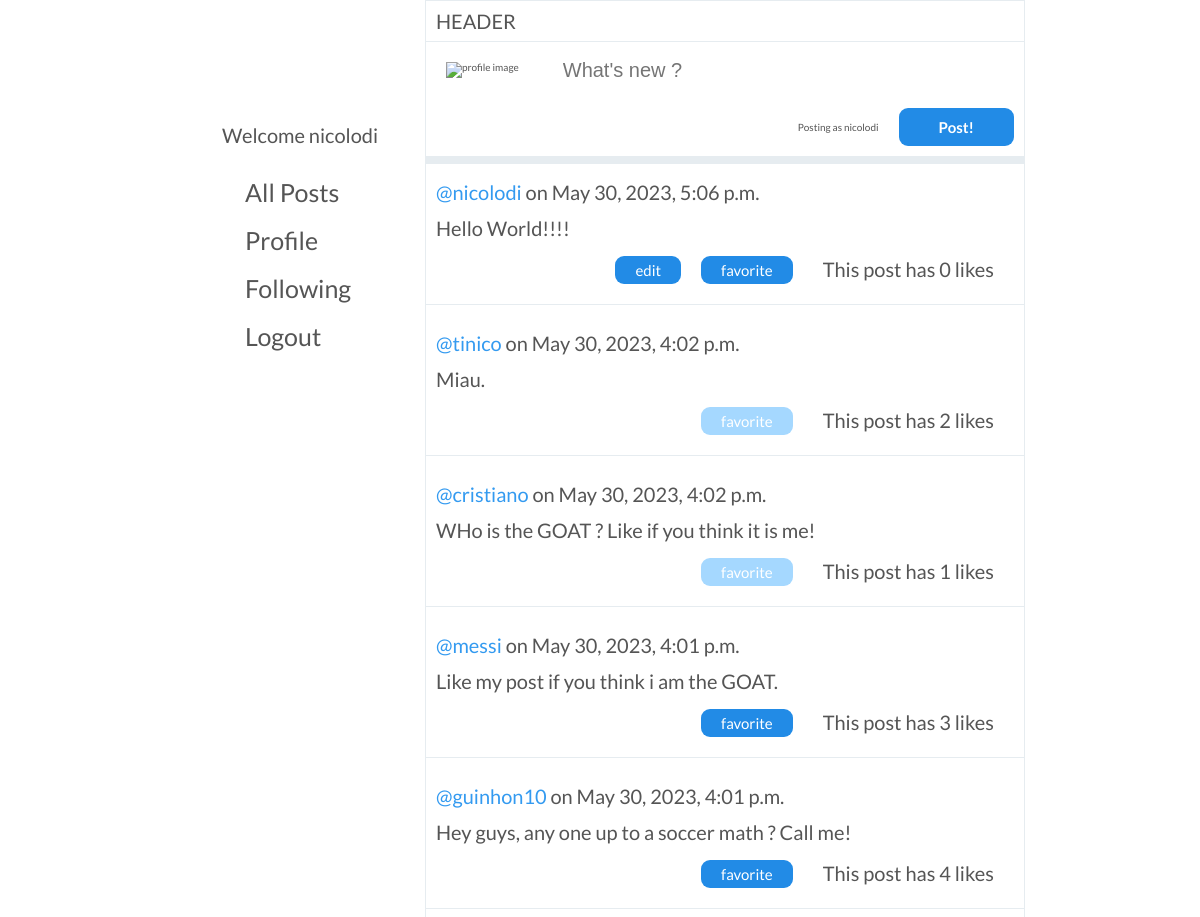
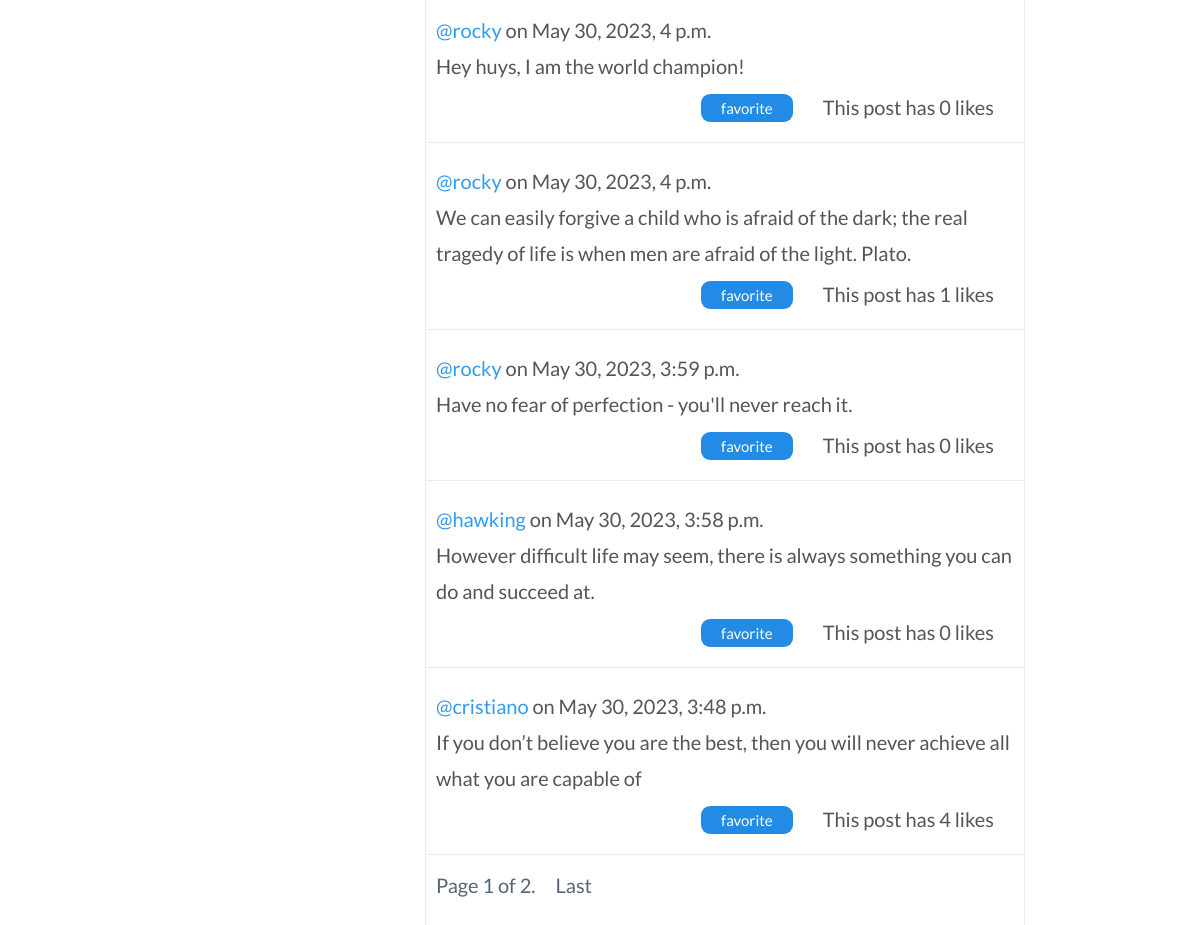
Screenshot of / (signed in) with the database file from the repository (2 pictures, top to bottom).
### network/models.py (models this page shows)
class User(AbstractUser):
    pass

class Post(models.Model):
    user = models.ForeignKey(User, on_delete=models.CASCADE, related_name="user_posts", verbose_name="Post User")
    text = models.CharField(max_length=280, verbose_name="Post Text")
    datetime = models.DateTimeField(auto_now_add=True)
    likes = models.ManyToManyField(User, blank=True, related_name="user_liked_posts", verbose_name="Post Likes")
    """
    def serialize(self):
        return {
            "author": self.user.username,
            "text": self.text,
            "datetime": self.datetime.strftime("%b %d %Y, %I:%M %p"),
            "likes": self.likes,
        }
 """

### network/views.py (the view)
# urls.py: path("", views.index, name="index"),
def index(request):
    user = request.user
    p = Paginator(Post.objects.all().order_by("-datetime"), 10)
    page = request.GET.get('page')
    posts = p.get_page(page)
    return render(request, "network/index.html", {
        "posts": posts,
        "show_new":True,
    })

### network/templates/network/index.html (shortened to what this page needs)
{% extends "network/layout.html" %}
{% load static %}
{% block body %}
    <main class="content">
        <div class="content_header">
            <h1>
                HEADER
            </h1>
        </div>
        {% if user.is_authenticated and show_new %}
        <div class="create_post">
            <form action="/posts" method="POST">
                <div class="div_post_text">
                    <img class = "profile_img" src="https://encrypted-tbn0.gstatic.com/images?q=tbn:ANd9GcTu51XqkERN4KCU2HF526phPswwmMY9qjexFA&usqp=CAU" alt="profile image">
                    <input class="input_post_text" name="text" type="text" placeholder="What's new ?">
                </div>
                <div class="post_buttons">
                    <p>Posting as {{request.user.username}}</p>
                    <button type="submit" class="post_btn">Post!</button>
                </div>
            </form>
        </div>
        {% endif %}
        <div class="content-body">
            {% for p in posts %}
                <div class="post_div" id="{{post.id}}">
                    <div class="post_details" id={{p.user.username}}>
                        <p><a href="/profile/{{p.user.username}}" class="profile_link">@{{p.user.username}} </a> on {{p.datetime}}</p>
                    </div>
                    <div id="post_text_{{p.id}}" class="post_text">
                        <p id="text_{{p.id}}">{{p.text}}</p>
                    </div>
                    <div class="post_interactions">
                        {% if p.user.username == request.user.username%}
                            <span class="material-symbols-outlined">
                                <button id="edit" data-postid="{{p.id}}" class="post_btn">edit</button>
                            </span>
                        {% endif %}
                        {% if user.is_authenticated %}
                            <span class="material-symbols-outlined">
                                {% if user in p.likes.all %}
                                <button id="like_{{p.id}}" data-postid="{{p.id}}" class="post_btn like_button dislike_btn">favorite</button>
                                {% else %}
                                <button id="like_{{p.id}}" data-postid="{{p.id}}" class="post_btn like_button">favorite</button>
                                {% endif %}
                            </span>
                        {% endif %}
                        <p id="likes_{{p.id}}">This post has {{p.likes.count}} likes</p>
                    </div>
                </div>
            {% endfor %}
            <div class="div_pagination">
                        <a class="page-link" href="#">Page {{ posts.number }} of {{ posts.paginator.num_pages }}.</a>
                        {% if posts.has_next %}
                            <a class="page-link" href="?page={{ posts.paginator.num_pages }}">Last</a>
                        {% endif %}
            </div>
        </div>
    </main>
{% endblock %}

### network/templates/network/layout.html (shortened to what this page needs)
{% load static %}
<!DOCTYPE html>
<html lang="en">
    <head>
        <link href="{% static 'network/styles.css' %}" rel="stylesheet">
    </head>
    <body>
        <div></div>
        <aside class="aside">
            <div class="navigation">
                {% if user.is_authenticated %}
                <p class="welcome">Welcome {{user.username}}</p>
                {% endif %}
                <ul>
                    <li><ion-icon class ="icon" name="list"></ion-icon><a href="{% url 'index' %}" class="menu_option"><span>All Posts</span></a></li>
                    {% if user.is_authenticated %}
                        <li><ion-icon class ="icon" name="person"></ion-icon><a href="/profile/{{user.username}}" class="menu_option"><span>Profile</span></a></li>
                        <li><ion-icon class ="icon" name="people"></ion-icon><span><a href="{% url 'following_page' %}" class="menu_option">Following</a></span></li>
                        <li><ion-icon class ="icon" name="log-out"></ion-icon><span> <a href="{% url 'logout' %}" class="menu_option">Logout</a></span></li>
                    {% else %}
                        <li><ion-icon class ="icon" name="log-in"></ion-icon><span> <a href="{% url 'login' %}" class="menu_option">Login</a></span></li>
                    {% endif %}
                </ul>
            </div>
        </aside>
            {% block body %}
            {% endblock %}
        <div></div>
    </body>
</html>

### network/static/network/styles.css (style rules this page uses)
* { padding:0; margin:0; box-sizing:border-box; }
html { font-size: 62.5%; }
body { font-family: 'Lato', sans-serif; line-height: 1; font-weight: 400; color: #555; display:grid; grid-template-columns: 1fr 250px 600px 1fr; height: 100vh; }
.navigation { display:flex; flex-direction: column; gap:3.5rem; }
aside .icon { height:2.8rem; width:2.8rem; }
aside ul { list-style:none; display:flex; flex-direction: column; gap: 2rem; margin-left: 3rem; }
aside li { font-size: 2.5rem; display:flex; gap:1.2rem; }
.welcome { text-align: center; font-size: 2rem; }
.menu_option:link, .menu_option:visited { text-decoration: none; color:#555; }
.content { border: 0.1rem solid #e6ecf0; min-width:fit-content; }
main h1 { padding:1rem; line-height: 1; font-weight: 400; }
.content_header { border-bottom: 0.1rem solid #e6ecf0; }
.create_post { border-bottom: 8px solid #e6ecf0; }
.div_post_text { display:flex; gap:2rem; }
.profile_img { width:20%; padding: 2rem; }
.input_post_text { width: 80%; line-height: 2rem; border:none; outline: none; font-size: 2rem; }
.post_buttons { display:flex; align-items: center; justify-content:end; padding: 1rem; gap:2rem; }
.post_btn, .post_btn:link, .post_btn:visited { padding:1rem 4rem; font-weight: 600; font-size: 1.5rem; cursor:pointer; border-radius: 9px; text-decoration: none; display:inline-block; transition: all 0.3s; border:none; font-family: inherit; background-color: #228be6; color: #fff; }
.dislike_btn { background-color: #a5d8ff!important; }
.post_div { font-size: 2rem; line-height: 1.8; line-height: 1.8; border-bottom: 0.1rem solid #e6ecf0; padding: 1rem; }
.content-body { display: flex; flex-direction: column; gap:1rem; }
.post_interactions { display:flex; justify-content:end; }
.post_interactions button { margin:1rem; padding: 0.5rem 2rem; background-color: #228be6; font-weight: 500; }
.post_interactions p { padding: 0.5rem 2rem; }
.profile_link:link, .profile_link:visited { color:#339af0; text-decoration: none; }
.div_pagination { font-size: 2rem; padding: 1rem; display: flex; gap:1rem; margin-bottom: 2rem; color: #555; font-weight: 500; }
.page-link:link, .page-link:visited { text-decoration: none; color:#567; }

### rows the page displays
User: username "nicolodi", user.username "nicolodi"
Post: user.username "nicolodi", datetime "May 30, 2023, 5:06 p.m.", text "Hello World!!!!", likes.count "0"
Post: user.username "tinico", datetime "May 30, 2023, 4:02 p.m.", text "Miau.", likes.count "2"
Post: user.username "cristiano", datetime "May 30, 2023, 4:02 p.m.", text "WHo is the GOAT ? Like if you think it is me!", likes.count "1"
Post: user.username "messi", datetime "May 30, 2023, 4:01 p.m.", text "Like my post if you think i am the GOAT.", likes.count "3"
Post: user.username "guinhon10", datetime "May 30, 2023, 4:01 p.m.", text "Hey guys, any one up to a soccer math ? Call me!", likes.count "4"
Post: user.username "rocky", datetime "May 30, 2023, 4 p.m.", text "Hey huys, I am the world champion!", likes.count "0"
Post: user.username "rocky", datetime "May 30, 2023, 4 p.m.", text "We can easily forgive a child who is afraid of the dark; the real tragedy of life is when men are afraid of the light. Plato.", likes.count "1"
Post: user.username "rocky", datetime "May 30, 2023, 3:59 p.m.", text "Have no fear of perfection - you'll never reach it.", likes.count "0"
Post: user.username "hawking", datetime "May 30, 2023, 3:58 p.m.", text "However difficult life may seem, there is always something you can do and succeed at.", likes.count "0"
Post: user.username "cristiano", datetime "May 30, 2023, 3:48 p.m.", text "If you don’t believe you are the best, then you will never achieve all what you are capable of", likes.count "4"

### other values shown
{{ posts.number }} "1"
{{ posts.paginator.num_pages }} "2"
